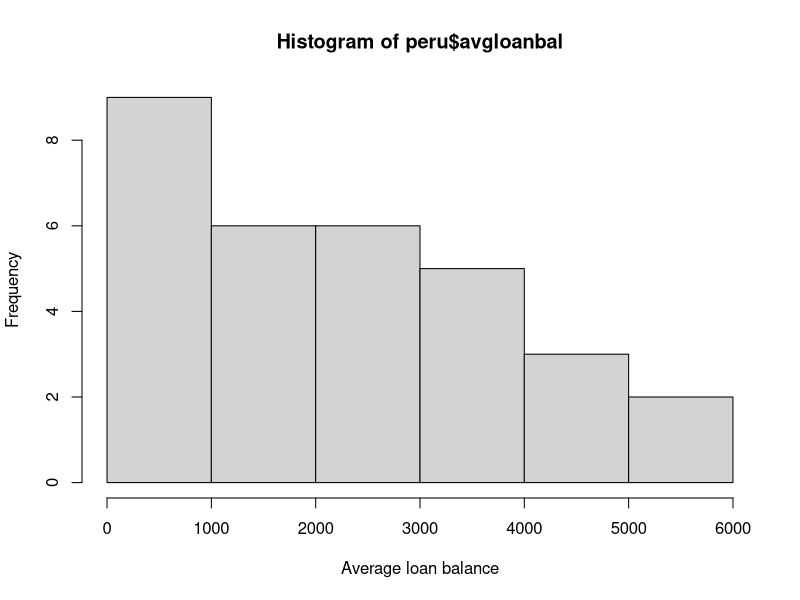
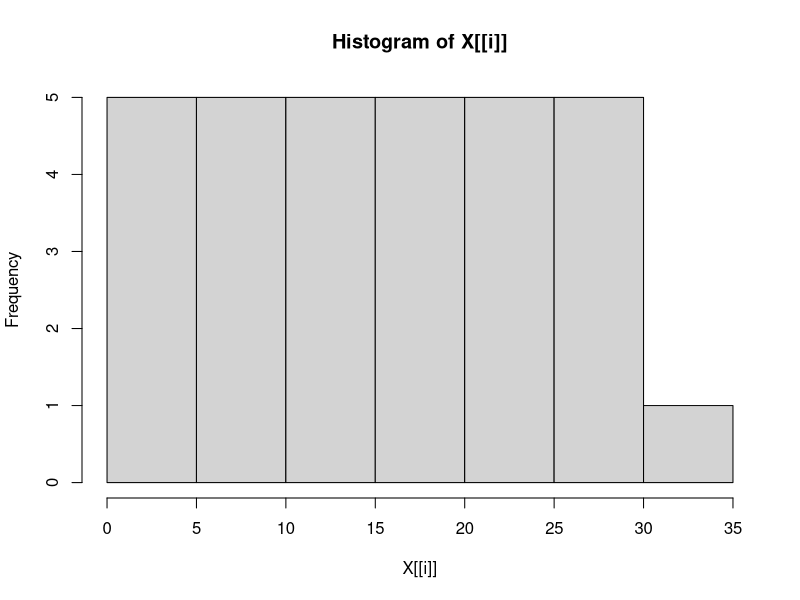
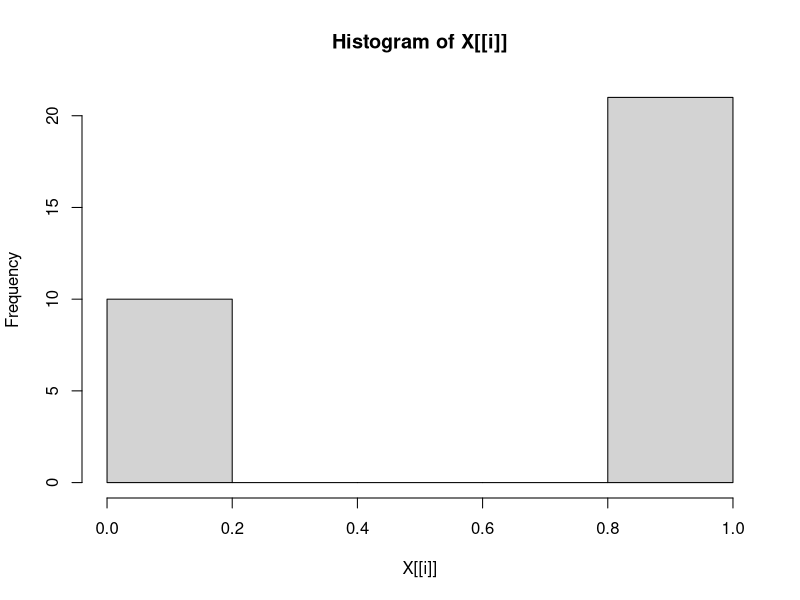
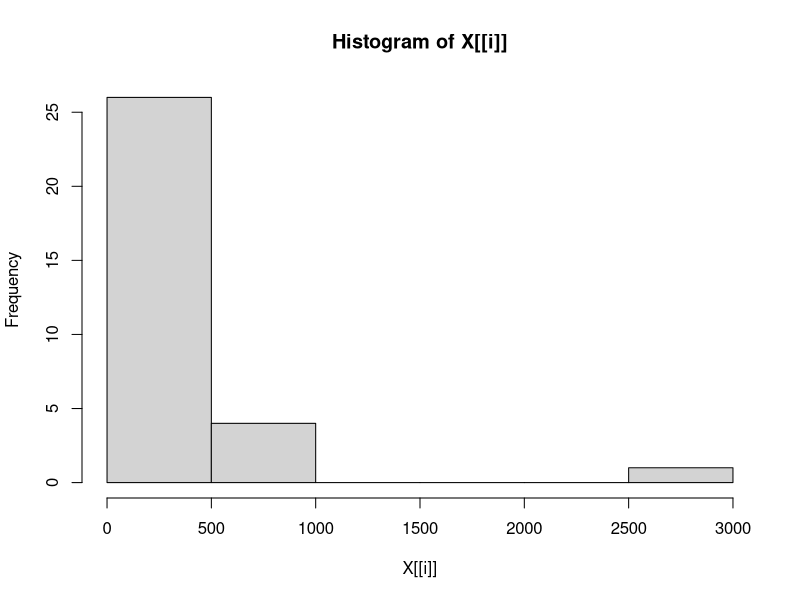
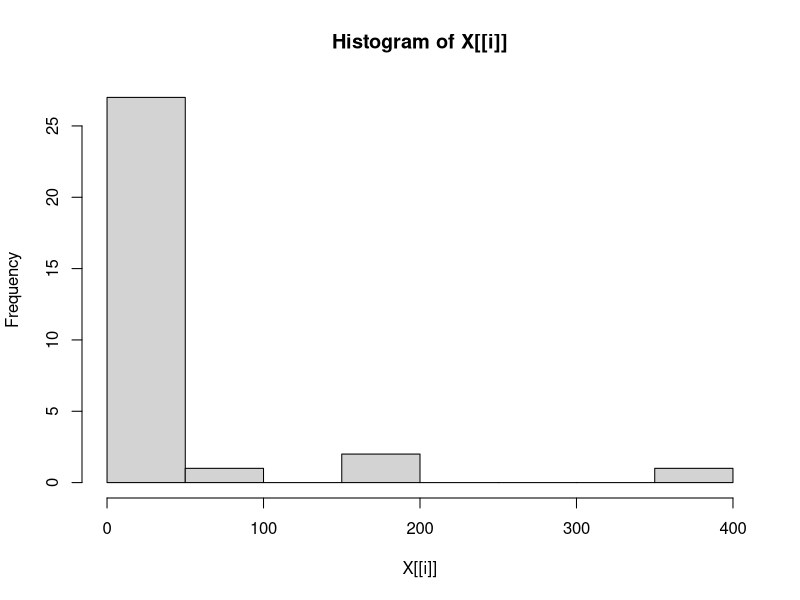
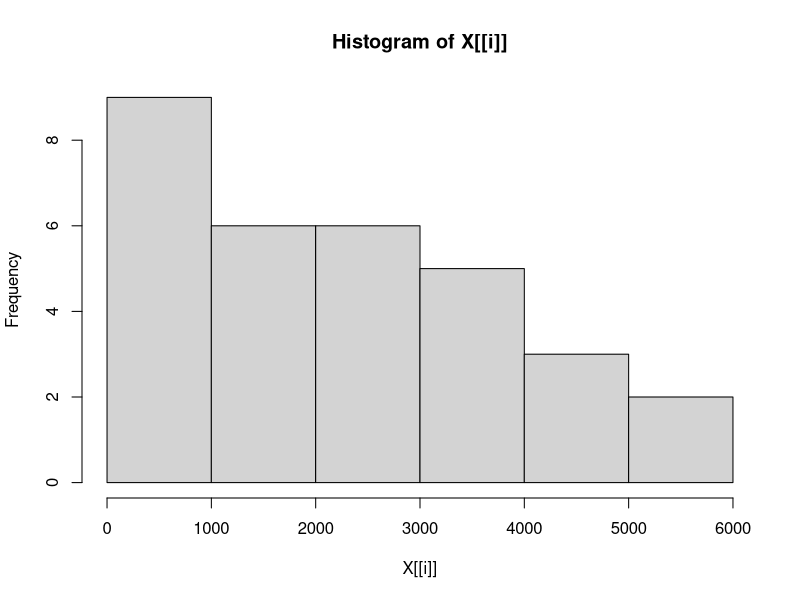
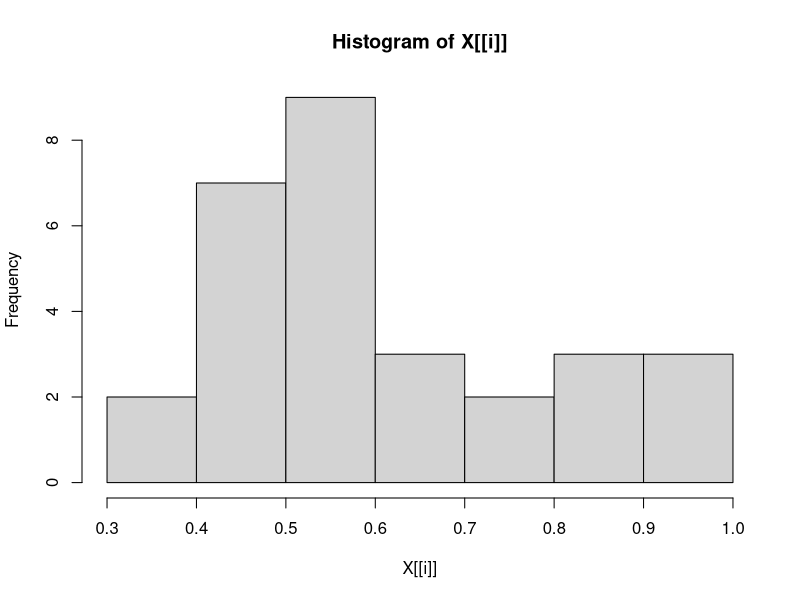
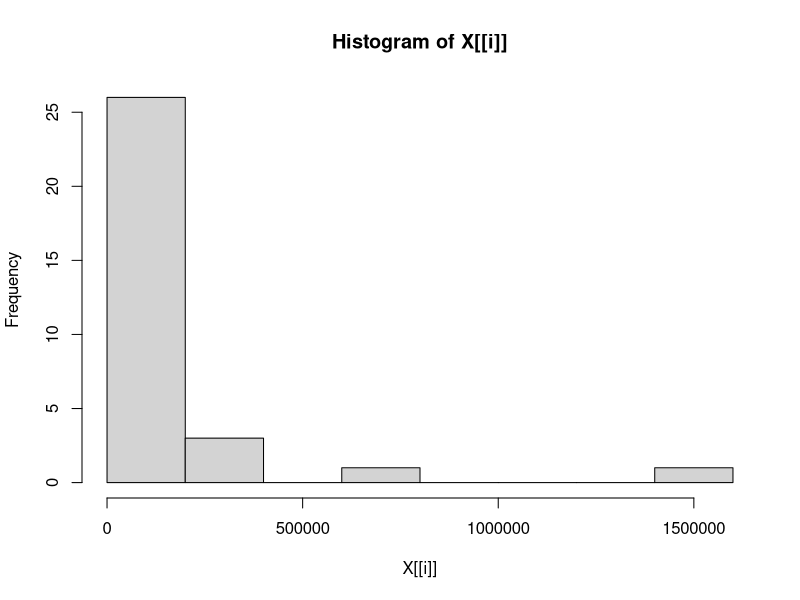

Here is the R script that generated these plots, in order: (Note: this script raises an error after producing the figures.)
#######################################################
### Solutions to week 1 homework
################################################

# Set working director to make it easier to load data
setwd('C:\\Users\\dbarron\\Dropbox\\Advanced Quant')
# Import data

peru <- read.csv('PeruMicroWeek1.csv')

# Review
str(peru)

# Note, has 9 variables, 31 observations

head(peru)

# Note, first three are integers, others numeric. regulated looks like a dummy variable

summary(peru)

## Means & standard deviations

# Simple way

with(peru,  mean(avgloanbal))
with(peru, mean(femaleperc, na.rm = TRUE))
with(peru, sd(avgloanbal))
with(peru, sd(femaleperc, na.rm = TRUE))

# Using package dplyr

library(dplyr)

peru %>% summarise_all(funs(mean, sd), na.rm = TRUE)


# Histogram

hist(peru$avgloanbal, xlab = 'Average loan balance')

lapply(peru, hist)

# Scatter plot

plot(selfsuff ~ I(avgloanbal / 10000), data = peru, ylim = c(0.7, 1.8))
abline(lm(selfsuff ~ I(avgloanbal / 10000), data = peru))

## Using ggplot2

library(ggplot2)

ggplot(peru, aes(x = avgloanbal, y = selfsuff)) +
  geom_point() +
  geom_smooth(method = 'lm')

# Regression

lm1 <- lm(selfsuff ~ I(avgloanbal / 10000) + femaleperc, data = peru)
summary(lm1)

# avgloanbal is statistically significant
# 
library(car)
car::vif(lm1)

qqPlot(lm1)
